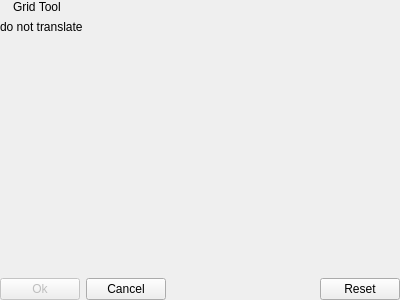
<?xml version="1.0" encoding="UTF-8"?>
<ui version="4.0">
 <class>IToolGrid</class>
 <widget class="QWidget" name="IToolGrid">
  <property name="geometry">
   <rect>
    <x>0</x>
    <y>0</y>
    <width>400</width>
    <height>300</height>
   </rect>
  </property>
  <property name="windowTitle">
   <string>Form</string>
  </property>
  <layout class="QVBoxLayout" name="verticalLayout">
   <property name="spacing">
    <number>6</number>
   </property>
   <property name="leftMargin">
    <number>0</number>
   </property>
   <property name="topMargin">
    <number>0</number>
   </property>
   <property name="rightMargin">
    <number>0</number>
   </property>
   <property name="bottomMargin">
    <number>0</number>
   </property>
   <item>
    <layout class="QHBoxLayout" name="horizontalLayout_2">
     <item>
      <widget class="QLabel" name="label_2">
       <property name="sizePolicy">
        <sizepolicy hsizetype="Maximum" vsizetype="Minimum">
         <horstretch>0</horstretch>
         <verstretch>0</verstretch>
        </sizepolicy>
       </property>
       <property name="text">
        <string/>
       </property>
       <property name="pixmap">
        <pixmap resource="../resources.qrc">:/icons/32x32/GridTool.png</pixmap>
       </property>
       <property name="scaledContents">
        <bool>false</bool>
       </property>
      </widget>
     </item>
     <item>
      <widget class="QLabel" name="label">
       <property name="text">
        <string>Grid Tool</string>
       </property>
      </widget>
     </item>
    </layout>
   </item>
   <item>
    <widget class="QLabel" name="labelHelp">
     <property name="text">
      <string>do not translate</string>
     </property>
     <property name="textFormat">
      <enum>Qt::AutoText</enum>
     </property>
     <property name="wordWrap">
      <bool>true</bool>
     </property>
    </widget>
   </item>
   <item>
    <widget class="COverlayGridTool" name="overlay" native="true"/>
   </item>
   <item>
    <spacer name="verticalSpacer">
     <property name="orientation">
      <enum>Qt::Vertical</enum>
     </property>
     <property name="sizeHint" stdset="0">
      <size>
       <width>20</width>
       <height>226</height>
      </size>
     </property>
    </spacer>
   </item>
   <item>
    <layout class="QHBoxLayout" name="horizontalLayout">
     <item>
      <widget class="QPushButton" name="pushOk">
       <property name="enabled">
        <bool>false</bool>
       </property>
       <property name="text">
        <string>Ok</string>
       </property>
       <property name="icon">
        <iconset resource="../resources.qrc">
         <normaloff>:/icons/32x32/Check.png</normaloff>:/icons/32x32/Check.png</iconset>
       </property>
      </widget>
     </item>
     <item>
      <widget class="QPushButton" name="pushCancel">
       <property name="text">
        <string>Cancel</string>
       </property>
       <property name="icon">
        <iconset resource="../resources.qrc">
         <normaloff>:/icons/32x32/Cancel.png</normaloff>:/icons/32x32/Cancel.png</iconset>
       </property>
      </widget>
     </item>
     <item>
      <spacer name="horizontalSpacer">
       <property name="orientation">
        <enum>Qt::Horizontal</enum>
       </property>
       <property name="sizeHint" stdset="0">
        <size>
         <width>40</width>
         <height>20</height>
        </size>
       </property>
      </spacer>
     </item>
     <item>
      <widget class="QPushButton" name="pushReset">
       <property name="text">
        <string>Reset</string>
       </property>
       <property name="icon">
        <iconset resource="../resources.qrc">
         <normaloff>:/icons/32x32/Reload.png</normaloff>:/icons/32x32/Reload.png</iconset>
       </property>
      </widget>
     </item>
    </layout>
   </item>
  </layout>
 </widget>
 <customwidgets>
  <customwidget>
   <class>COverlayGridTool</class>
   <extends>QWidget</extends>
   <header>overlay/COverlayGridTool.h</header>
   <container>1</container>
  </customwidget>
 </customwidgets>
 <resources>
  <include location="../resources.qrc"/>
 </resources>
 <connections/>
</ui>
